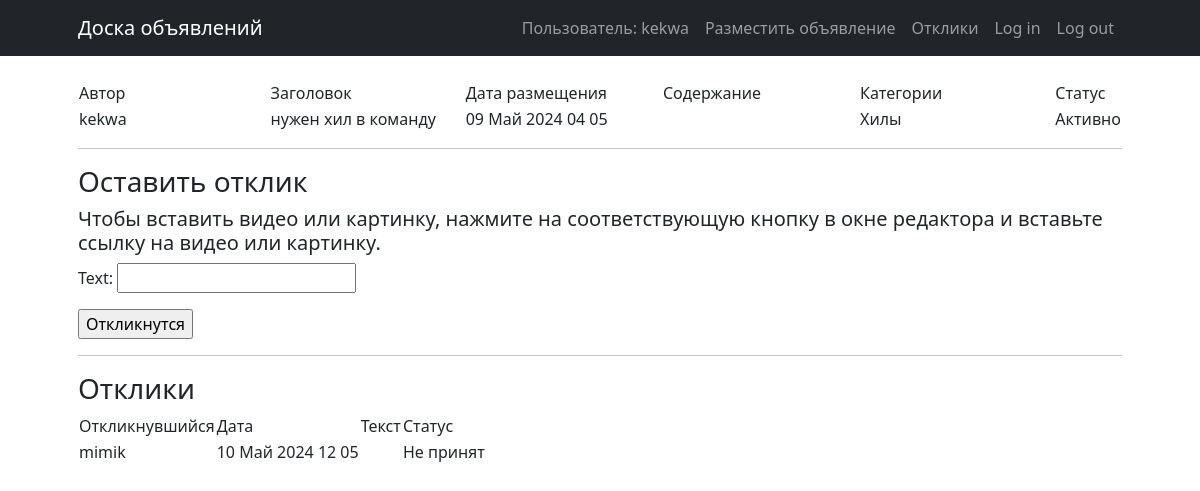
/4 (signed in), run on the app's committed database.
### subaccount_system/models.py (models this page shows)
class User(AbstractUser):
    send_news = models.BooleanField(default=False)
    authorized = models.BooleanField(default=False)

### board/models.py (models this page shows)
class Announcement(models.Model):
    CATEGORIES = [
        ('Танки', 'Танки'),
        ('Хилы', 'Хилы'),
        ('ДД', 'ДД'),
        ('Торговцы', 'Торговцы'),
        ('Гилдмастеры', 'Гилдмастеры'),
        ('Квестгиверы', 'Квестгиверы'),
        ('Кузнецы', 'Кузнецы'),
        ('Кожевники', 'Кожевники'),
        ('Зельевары', 'Зельевары'),
        ('Мастера заклинаний', 'Мастера заклинаний'),
    ]
    author = models.ForeignKey('subaccount_system.User', on_delete=models.CASCADE)
    title = models.CharField(max_length=120)
    text = tinymce_models.HTMLField()
    date_created = models.DateTimeField(auto_now_add=True)
    date_edit = models.DateTimeField(auto_now_add=True)
    category = models.CharField(max_length=30, choices=CATEGORIES)
    active = models.BooleanField(default=True)

class UserResponse(models.Model):
    responder = models.ForeignKey('subaccount_system.User', on_delete=models.CASCADE)
    announcement = models.ForeignKey(Announcement, on_delete=models.CASCADE)
    date_created = models.DateTimeField(auto_now_add=True)
    text = tinymce_models.HTMLField()
    accepted = models.BooleanField(default=False)
    rejected = models.BooleanField(default=False)

### board/views.py (the view, shortened to what this page needs)
# urls.py: path('<int:pk>', AnnouncementDetail.as_view(), name='announcement'),
class AnnouncementDetail(DetailView, FormView):
    model = Announcement
    template_name = 'board_app/announcement.html'
    context_object_name = 'announcement'
    form_class = ResponseForm
    success_url = '.'
    def get_context_data(self, **kwargs):
        context = super().get_context_data(**kwargs)
        context['responses'] = UserResponse.objects.filter(announcement=context['announcement']).all().order_by('-date_created')
        return context

### board/forms.py
class ResponseForm(forms.Form):
	text = forms.CharField(widget=TinyMCE(attrs={'cols': 80, 'rows': 30}))

### templates/board_app/announcement.html (shortened to what this page needs)
{% extends 'default.html' %}
{% load static %}
{% block content %}
<table>
    <colgroup>
        <col width="20%">
        <col width="20%">
        <col width="20%">
        <col width="20%">
        <col width="20%">
    </colgroup>
    <tr>
        <td>Автор</td>
        <td>Заголовок</td>
        <td>Дата размещения</td>
        <td>Содержание</td>
        <td>Категории</td>
        <td>Статус</td>
    </tr>
    <tr>
        <td>{{ announcement.author }}</td>
        <td>{{ announcement.title }}</td>
        <td>{{ announcement.date_created|date:'d M Y h m' }}</td>
        <td>{{ announcement.text|safe }}</td>
        <td>{{ announcement.category }}</td>
        {% if announcement.active %}
            <td>Активно</td>
        {% else %}
            <td>Неактивно</td>
        {% endif %}
    </tr>
</table>
<hr>
{% if user.is_authenticated %}
    <h3>Оставить отклик</h3>
    <h5>
        Чтобы вставить видео или картинку, нажмите на соответствующую
        кнопку в окне редактора и вставьте ссылку на видео или картинку.
    </h5>
    <form method="post">
        {{ form.as_p }}
        <input type="submit" value="Откликнутся">
    </form>
    <hr>
{% endif %}
{% if responses %}
    <h3>Отклики</h3>
    <table>
        <tr>
            <td>Откликнувшийся</td>
            <td>Дата</td>
            <td>Текст</td>
            <td>Статус</td>
        </tr>
        {% for response in responses %}
            <tr>
                <td>{{ response.responder }}</td>
                <td>{{ response.date_created|date:'d M Y H m' }}</td>
                <td>{{ response.text|safe }}</td>
                {% if response.accepted %}
                    <td>Принят</td>
                {% else %}
                    <td>Не принят</td>
                {% endif %}
            </tr>
        {% endfor %}
    </table>
{% else %}
    <h3>Откликов нет</h3>
{% endif %}
{% endblock content %}

### templates/default.html (shortened to what this page needs)
<!DOCTYPE html>
<html lang="ru">
    <head>
        {% load static %}
        <link href="{% static 'css/styles.css' %}" rel="stylesheet" />
    </head>
    <body>
        <nav class="navbar navbar-expand-lg navbar-dark bg-dark">
            <div class="container px-lg-5">
                <a class="navbar-brand" href="{% url 'board' %}">Доска объявлений</a>
                <div class="collapse navbar-collapse" id="navbarSupportedContent">
                    <ul class="navbar-nav ms-auto mb-2 mb-lg-0">
                        {% if user.username %}
                            <li>
                                <span class="nav-link">Пользователь: {{ user.username }}</span>
                            </li>
                        {% endif %}
                        {% if perms.board.add_announcement %}
                            <li class="nav-item active">
                               <a class="nav-link" href="{% url 'create_announcement' %}">Разместить объявление</a>
                            </li>
                        {% endif %}
                        {% if perms.board.view_userresponse %}
                            <li class="nav-item active">
                               <a class="nav-link" href="{% url 'responses' %}">Отклики</a>
                            </li>
                        {% endif %}
                        <li>
                           <a class="nav-link" href="{% url 'account_login' %}">Log in</a>
                        </li>
                        <li>
                           <a class="nav-link" href="{% url 'account_logout' %}">Log out</a>
                        </li>
                    </ul>
                </div>
            </div>
        </nav>
        <section class="pt-4">
            <div class="container px-lg-5">
                {% block content %}{% endblock content %}
            </div>
        </section>
    </body>
</html>

### data on the page
User: username "kekwa"
Announcement: author "kekwa", title "нужен хил в команду", date_created "09 Май 2024 04 05", category "Хилы"
UserResponse: responder "mimik", date_created "10 Май 2024 12 05", accepted "Не принят"
